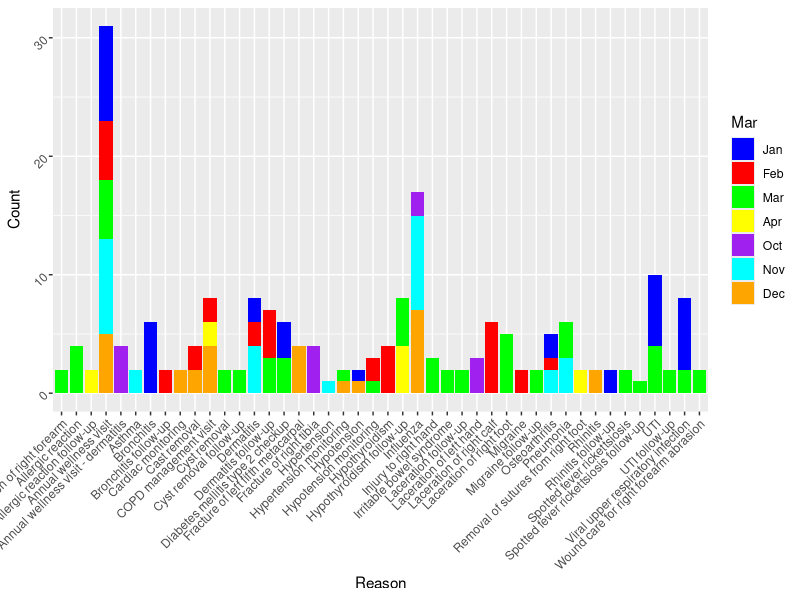
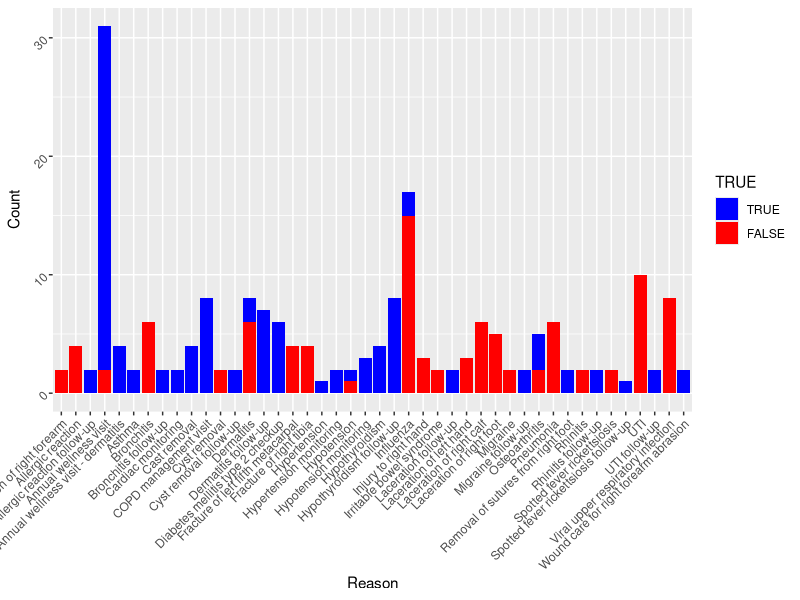
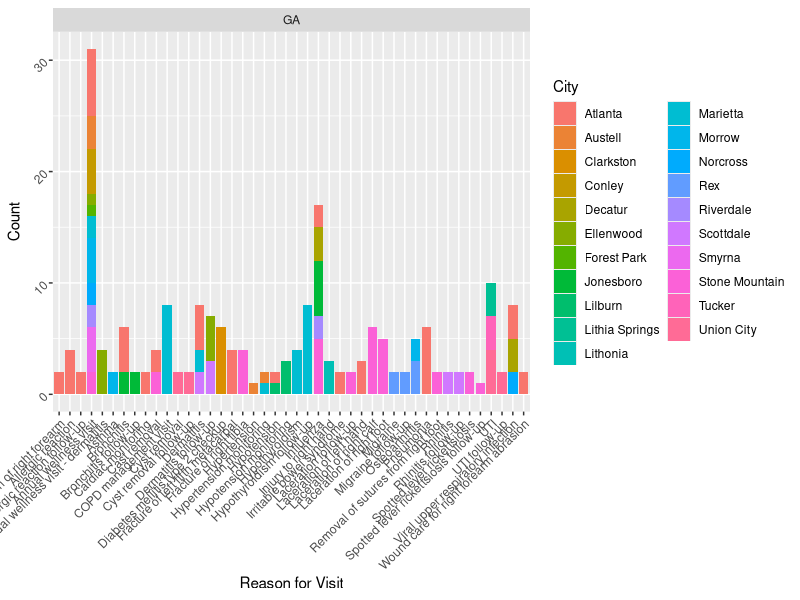
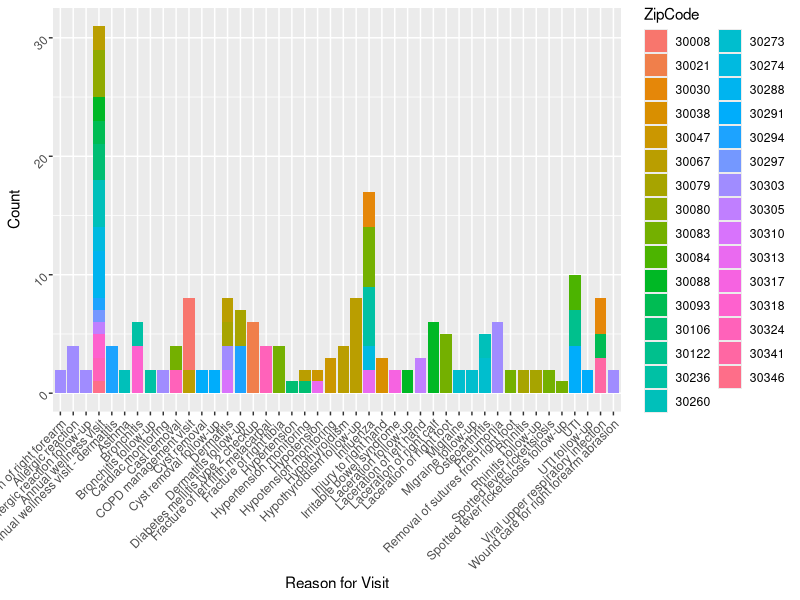
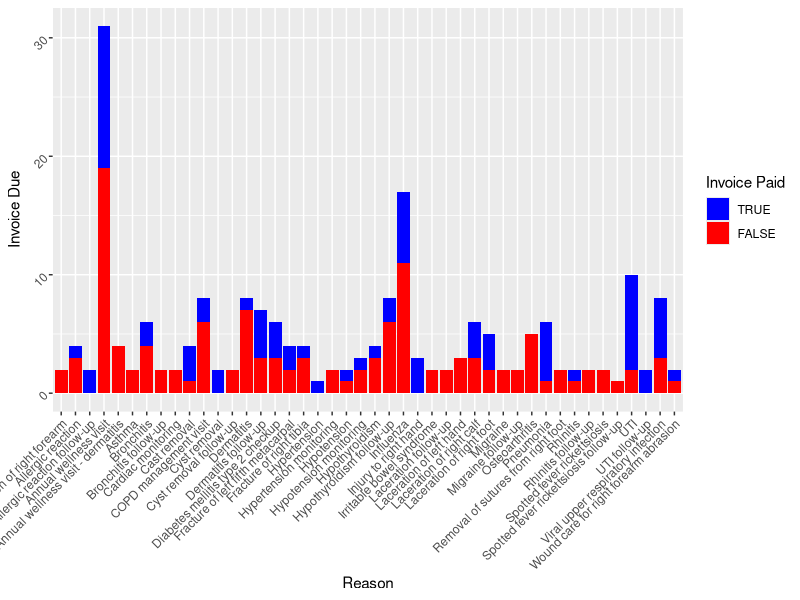
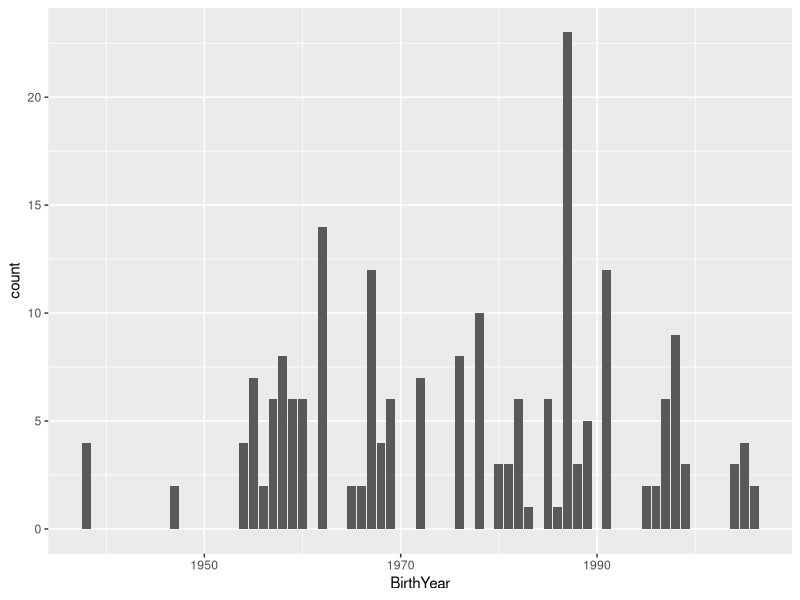

The R source for these figures, in order:
library(readxl)
library(dplyr)
library(tidyverse)
library(tidyr)
library(lubridate)
library(ggplot2)

setwd("~/Data332/Patient Billing/Data")

df_billing <- read_excel("Billing.xlsx")
df_patient <- read_excel("Patient.xlsx")
df_visit <- read_excel("Visit.xlsx")

visit_patient_left <- df_visit %>%
  left_join(df_patient, by = c("PatientID"))

df_all <- visit_patient_left %>%
  left_join(df_billing, by = c("VisitID"))


#Reason for visit segmented by month of year
df_all$VisitMonth <- factor(month(df_all$VisitDate), levels = 1:12,
                            labels = c("Jan", "Feb", "Mar", "Apr", "May", "Jun",
                                       "Jul", "Aug", "Sep", "Oct", "Nov", "Dec"))

df_reasons <- df_all %>%
  group_by(Reason, VisitMonth) %>%
  summarize(count = n(), .groups = "drop")

ggplot(df_reasons, aes(x = Reason, y = count, fill = df_reasons$VisitMonth))+
  geom_bar(stat = "identity", position = "stack") +
  labs(x = "Reason", y = "Count",fill = df_reasons$VisitMonth) +
  scale_fill_manual(values = c("blue", "red", "green", "yellow", "purple", "cyan", "orange"), labels = c("Jan", "Feb", "Mar", "Apr","Oct", "Nov", "Dec")) +
  theme(axis.text = element_text(angle = 45, vjust = .5, hjust = 1))

#Reason for visit based on walk in or not
df_reasons_walk_in <- df_all %>%
  group_by(Reason, WalkIn) %>%
  summarize(count = n(), .groups = "drop")

ggplot(df_reasons_walk_in, aes(x = Reason, y = count, fill = df_reasons_walk_in$WalkIn))+
  geom_bar(stat = "identity", position = "stack") +
  labs(x = "Reason", y = "Count", fill = df_reasons_walk_in$WalkIn) +
  scale_fill_manual(values = c("blue", "red"), labels = c("TRUE", "FALSE")) +
  theme(axis.text = element_text(angle = 45, vjust = .5, hjust = 1))

#Reason for visit based on City/State or zipcode
df_reasons_city <- df_all %>%
  group_by(Reason, City, State) %>%
  summarize(count = n(), .groups = "drop")

df_reasons_zip <- df_all %>%
  group_by(Reason, Zip) %>%
  summarize(count = n(), .groups = "drop")

ggplot(df_reasons_city, aes(x = Reason, y = count, fill = City)) +
  geom_bar(stat = "identity", position = "stack") +
  facet_wrap(~State, scales = "free", ncol = 3) +
  labs(x = "Reason for Visit", y = "Count", fill = "City") +
  theme(axis.text = element_text(angle = 45, vjust = 0.5, hjust = 1))

ggplot(df_reasons_zip, aes(x = Reason, y = count, fill = Zip)) +
  geom_bar(stat = "identity", position = "stack") +
  labs(x = "Reason for Visit", y = "Count", fill = "ZipCode") +
  theme(axis.text = element_text(angle = 45, vjust = 0.5, hjust = 1))

#Total invoice amount based on reason for visit segmented by with it was paid
df_reasons_invoice <- df_all %>%
  group_by(Reason, InvoicePaid) %>%
  summarize(count = n(), 
            total_invoice = sum(InvoiceAmt, na.rm = TRUE), .groups = "drop")

ggplot(df_reasons_invoice, aes(x = Reason, y = count, fill = InvoicePaid))+
  geom_bar(stat = "identity", position = "stack") +
  labs(x = "Reason", y = "Invoice Due", fill = "Invoice Paid") +
  scale_fill_manual(values = c("blue", "red"), labels = c("TRUE", "FALSE")) +
  theme(axis.text = element_text(angle = 45, vjust = .5, hjust = 1))

#Find an interesting insight. In a chart

df_all$BirthYear <- year(df_all$BirthDate)

df_year <- df_all %>%
  group_by(BirthYear) %>%
  summarize(count = n())

ggplot(df_year, aes(x = BirthYear, y = count))+
  geom_col()